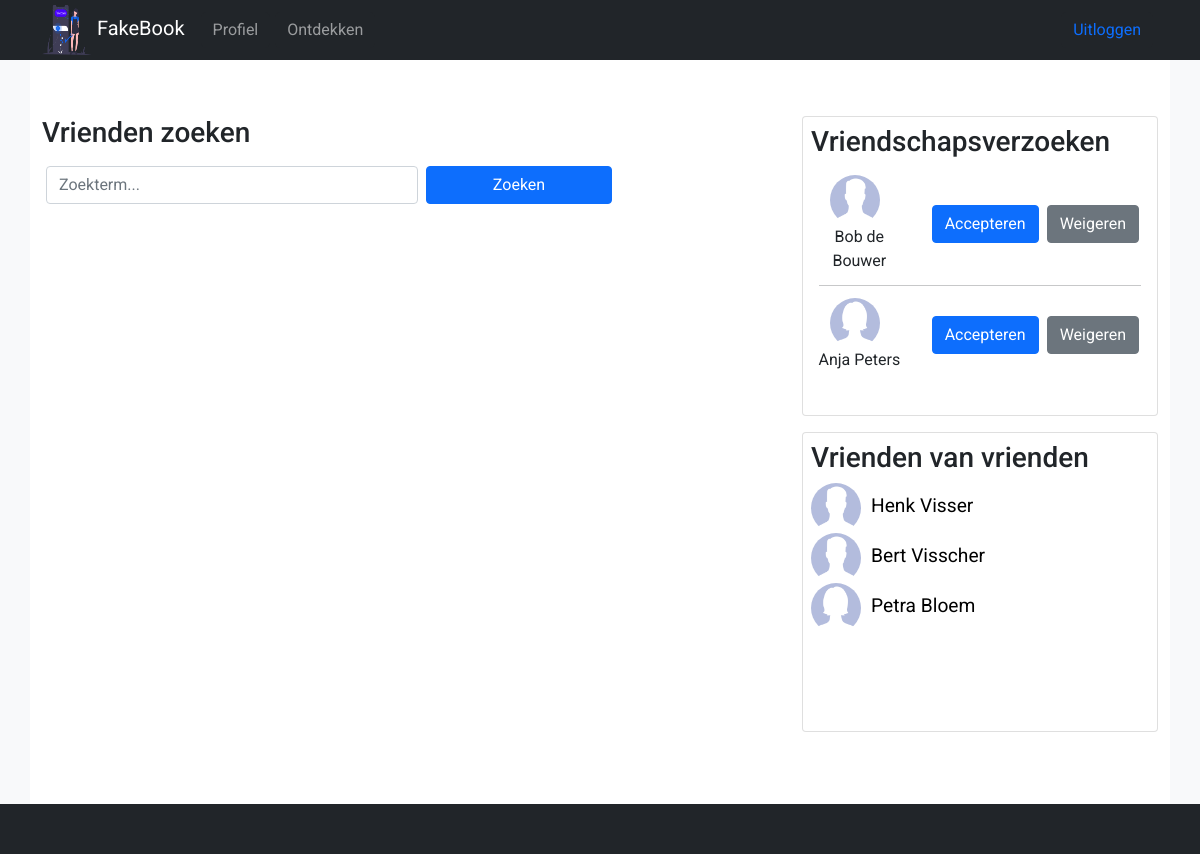
The page /index.php?page=7 (signed in) on the database its author committed.
### tables this page shows
CREATE TABLE `user` (
  `id` int(11) NOT NULL,
  `email` varchar(250) DEFAULT NULL,
  `password` text DEFAULT NULL,
  `firstName` varchar(100) DEFAULT NULL,
  `lastName` varchar(100) DEFAULT NULL,
  `country` varchar(100) DEFAULT NULL,
  `profilePicUrl` varchar(500) DEFAULT NULL,
  `biography` text DEFAULT NULL,
  `birthdate` date DEFAULT NULL,
  `gender` int(11) DEFAULT NULL,
  `profileFont` varchar(100) DEFAULT NULL,
  `profileColor` varchar(100) DEFAULT NULL
);

### functions.php (called while the page is built, shortened)
<?php
function getUserData($db, $userId){
    $sql = "SELECT * FROM user WHERE id='".$userId."' ORDER BY id LIMIT 1";
    if($result = $db->prepare($sql)){
        $result->execute();
        if($result->rowCount() == 1){
            $result = $result->fetchAll(PDO::FETCH_ASSOC);
            $result = $result[0];
            return $result;
        } else {
            return null;
        }
    } else {
        return null;
    }
}
function checkIfPendingFriendRequest($db, $senderId, $receiverId){
    $return = false;
    $sql = "SELECT id FROM friend_request WHERE senderId='".$senderId."' && receiverId='".$receiverId."'";
    if($result = $db->prepare($sql)){
        $result->execute();
        if($result->rowCount() > 0){
            $return = true;
        }
    }
    return $return;
}
function getPendingRequests($db, $receiverId){
    $returnArray = array();
    $sql = "SELECT senderId FROM friend_request RIGHT JOIN user ON senderId=user.id WHERE receiverId='".$receiverId."'";
    if($result = $db->prepare($sql)){
        $result->execute();
        if($result->rowCount() > 0){
            $result = $result->fetchAll(PDO::FETCH_ASSOC);
            foreach($result as $row){
                array_push($returnArray, $row["senderId"]);
            }
        }
    }
    return $returnArray;
}
function getAllFriendIdsFromUser($db, $userId){
    $returnArray = array();
    $sql = "SELECT userId1, userId2 FROM friend WHERE (userId1 = ".$userId." || userId2 = ".$userId.")";
    if($result = $db->prepare($sql)){
        $result->execute();
        if($result->rowCount() > 0){
            $result = $result->fetchAll(PDO::FETCH_ASSOC);
            foreach($result as $row){
                if($row["userId1"] != $userId){
                    array_push($returnArray, $row["userId1"]);
                } else if($row["userId2"] != $userId) {
                    array_push($returnArray, $row["userId2"]);
                }
            }
        }
    }
    return $returnArray;
}
function getCommonFriends($db, $userId){
    $returnArray = array();
    $userFriends = getAllFriendIdsFromUser($db, $userId);
    for($i = 0; $i < count($userFriends); $i++){
        $thisUsersFriends = getAllFriendIdsFromUser($db, $userFriends[$i]);
        for($j = 0; $j < count($thisUsersFriends); $j++){
            if(!in_array($thisUsersFriends[$j], $userFriends)){
                if(!in_array($thisUsersFriends[$j], $returnArray)){
                    if($thisUsersFriends[$j] != $userId){
                        array_push($returnArray, $thisUsersFriends[$j]);
                    }
                }
            }
        }
    }
    return $returnArray;
}
?>

### content/content_lookforfriends.php (the view, shortened to what this page needs)
<?php
    echo "<div class=\"row mt-5\">";
        echo "<div class=\"col-lg-8\">";
            echo "<h3 class=\"mb-3\">Vrienden zoeken</h3>";
            $sStr = "";
            echo "<form method=\"GET\" action=\"index.php?page=7\" class=\"mb-5 ms-3\">";
                echo "<div class=\"row\">";
                    echo "<input type=\"text\" class=\"form-control w-50\" id=\"inputString\" name=\"searchString\" placeholder=\"Zoekterm...\" value=\"".$sStr."\">";
                    echo "<input type=\"submit\" class=\"btn btn-primary w-25 ms-2\" value=\"Zoeken\">";
                echo "</div>";
            echo "</form>";
        echo "</div>";
        $counter = 0;
        echo "<div class=\"col-lg-4\">";
            echo "<div class=\"card p-2 mb-3 personen\">";
                echo "<h3>Vriendschapsverzoeken</h3>";
                $requests = getPendingRequests($db, $_SESSION["userId"]);
                if(count($requests) > 0){
                    foreach($requests as $user){
                        $row = getUserData($db, $user);
                        echo "<div class=\"row my-2\">";
                            echo "<div class=\"col-lg-4 text-center\">";
                                echo "<a class=\"text-decoration-none font-weight-bold text-dark\" href=\"?profileId=".$row["id"]."\">";
                                    if(strlen($row["profilePicUrl"]) < 1){
                                        echo "<img class=\"profilePicture circle smallest me-2\" src=\"assets/images/nopicture_".$row["gender"].".png\" alt=\"Profielfoto van ".$row["firstName"]." ".$row["lastName"]."\">";
                                    } else {
                                        echo "<img class=\"profilePicture circle smallest me-2\" src=\"uploads/".$row["profilePicUrl"]."\" alt=\"Profielfoto van ".$row["firstName"]." ".$row["lastName"]."\">";
                                    }
                                echo "<br>";
                                echo $row["firstName"]." ".$row["lastName"]."</a>";
                            echo "</div>";
                            echo "<div class=\"col-lg-8 d-flex align-items-center\">";
                                if(checkIfPendingFriendRequest($db, $user, $_SESSION["userId"])){
                                    echo "<form method=\"POST\" class=\"\">";
                                        echo "<input type=\"submit\" class=\"btn btn-primary me-2\" name=\"acceptRequest\" value=\"Accepteren\">";
                                        echo "<input type=\"submit\" class=\"btn btn-secondary\" name=\"cancelRequest\" value=\"Weigeren\">";
                                    echo "</form>";
                                }
                            echo "</div>";
                        echo "</div>";
                        if ($counter != (count($requests)-1)) {
                            echo "<hr class=\"mx-2 my-1\">";
                            $counter++;
                        }
                    }
                } else {
                    echo "<p class=\"text-muted\">Je hebt geen inkomende vriendschapsverzoeken.</p>";
                }
            echo "</div>";
            echo "<div class=\"card p-2 personen\">";
                echo "<h3>Vrienden van vrienden</h3>";
                $commonFriendIds = getCommonFriends($db, $_SESSION["userId"]);
                if(count($commonFriendIds) > 0){
                    echo "<ul class=\"userList list-unstyled\">";
                        for($i = 0; $i < count($commonFriendIds); $i++){
                            $userData = getUserData($db, $commonFriendIds[$i]);
                            echo "<li>";
                                if(strlen($userData["profilePicUrl"]) < 1){
                                    echo "<img class=\"profilePicture circle smallest\" src=\"assets/images/nopicture_".$userData["gender"].".png\" alt=\"Profielfoto van ".$userData["firstName"]." ".$userData["lastName"]."\">";
                                } else {
                                    echo "<img class=\"profilePicture circle smallest\" src=\"uploads/".$userData["profilePicUrl"]."\" alt=\"Profielfoto van ".$userData["firstName"]." ".$userData["lastName"]."\">";
                                }
                                echo "<a href=\"?profileId=".$userData["id"]."\">".$userData["firstName"]." ".$userData["lastName"]."</a>";
                            echo "</li>";
                        }
                    echo "</ul>";
                } else {
                    echo "<p class=\"text-muted\">Er zijn geen gebruikers gevonden.</p>";
                }
            echo "</div>";
        echo "</div>";
    echo "</div>";
?>

### style.css (style rules this page uses)
body { background-color: #f8f9fa; }
.profilePicture { width: 200px; height: 200px; object-fit: cover; }
.profilePicture.circle { border-radius: 50%; }
.profilePicture.smallest { width: 50px; height: 50px; }
.userList *::marker { display: none!important; }
.userList li a { font-size: 1.2rem; color: #000; margin-left: 10px; text-decoration: none; }
.row { overflow: hidden; }
.personen { min-height: 300px; }

### profileCustomization.css (style rules this page uses)
body { background-color: var(--profile-color)!important; font-family: var(--profile-font); }

### rows shown on the page
user: shows a picture, firstName "Bob", lastName "de Bouwer"
user: shows a picture, firstName "Anja", lastName "Peters"
user: firstName "Henk", lastName "Visser"
user: firstName "Bert", lastName "Visscher"
user: shows a picture, firstName "Petra", lastName "Bloem"
